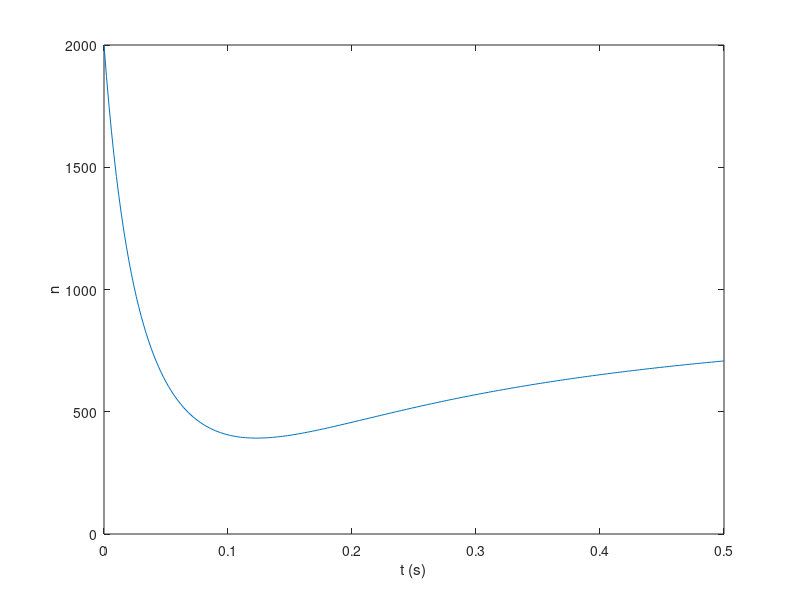

The MATLAB source for this figure:
%solving First Order ODE with Euler's implicit Method.
clear all
a = 0; b=0.5; h=0.002; %h=stepSize
N=(b-a)/h;
n(1)=2000; t(1)=a; %초기값 2000
for i=1:N
    t(i+1)=t(i)+h; %t가 x에 해당하는 거임
    x=n(i); %initial value for x=n(i+1)
%Newton's method starts.
    for j = 1:20 %편의를 위해 n_i+1을 x로 함. 
        num = x+0.800*x^(3/2)*h-10.0*n(1)*(1-exp(-3*t(i+1)))*h-n(i);
        denom = 1+0.800*1.5*x^(1/2)*h; %g'(x_i)
        xnew = x-num/denom; %x_{i+1} = x_i - g(x_i)/g'(x_i)
        if abs((xnew-x)/x)<0.0001
            break
        else
            x=xnew;
        end
    end
    if j==20
        fprintf('Numerical Solution could not be calculated at t=%g s',t(i))
        break
    end
    %Newton's Method ends.
    n(i+1)=xnew;
end
plot(t,n)
axis([0 0.5 0 2000]),xlabel('t (s)'),ylabel('n')